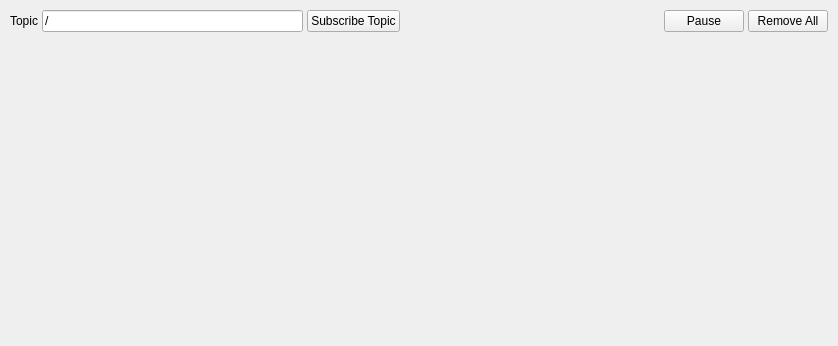
<?xml version="1.0" encoding="UTF-8"?>
<ui version="4.0">
 <class>DataPlotWidget</class>
 <widget class="QWidget" name="DataPlotWidget">
  <property name="geometry">
   <rect>
    <x>0</x>
    <y>0</y>
    <width>838</width>
    <height>346</height>
   </rect>
  </property>
  <property name="windowTitle">
   <string>Plot</string>
  </property>
  <layout class="QVBoxLayout" name="verticalLayout">
   <property name="spacing">
    <number>4</number>
   </property>
   <property name="margin">
    <number>5</number>
   </property>
   <item>
    <layout class="QHBoxLayout" name="dataPlotControls">
     <property name="spacing">
      <number>4</number>
     </property>
     <property name="margin">
      <number>5</number>
     </property>
     <item>
      <widget class="QLabel" name="label">
       <property name="text">
        <string>Topic</string>
       </property>
      </widget>
     </item>
     <item>
      <widget class="QLineEdit" name="topic_edit">
       <property name="text">
        <string>/</string>
       </property>
      </widget>
     </item>
     <item>
      <widget class="QPushButton" name="subscribe_topic_button">
       <property name="sizePolicy">
        <sizepolicy hsizetype="Preferred" vsizetype="Preferred">
         <horstretch>0</horstretch>
         <verstretch>0</verstretch>
        </sizepolicy>
       </property>
       <property name="contextMenuPolicy">
        <enum>Qt::DefaultContextMenu</enum>
       </property>
       <property name="text">
        <string>Subscribe Topic</string>
       </property>
       <property name="checkable">
        <bool>false</bool>
       </property>
      </widget>
     </item>
     <item>
      <spacer name="spacer">
       <property name="orientation">
        <enum>Qt::Horizontal</enum>
       </property>
       <property name="sizeHint" stdset="0">
        <size>
         <width>40</width>
         <height>20</height>
        </size>
       </property>
      </spacer>
     </item>
     <item>
      <widget class="QPushButton" name="pause_button">
       <property name="sizePolicy">
        <sizepolicy hsizetype="Preferred" vsizetype="Preferred">
         <horstretch>0</horstretch>
         <verstretch>0</verstretch>
        </sizepolicy>
       </property>
       <property name="text">
        <string>Pause</string>
       </property>
       <property name="checkable">
        <bool>true</bool>
       </property>
      </widget>
     </item>
     <item>
      <widget class="QPushButton" name="clear_button">
       <property name="sizePolicy">
        <sizepolicy hsizetype="Preferred" vsizetype="Preferred">
         <horstretch>0</horstretch>
         <verstretch>0</verstretch>
        </sizepolicy>
       </property>
       <property name="text">
        <string>Remove All</string>
       </property>
      </widget>
     </item>
    </layout>
   </item>
   <item>
    <widget class="DataPlot" name="data_plot">
     <property name="sizePolicy">
      <sizepolicy hsizetype="Expanding" vsizetype="Expanding">
       <horstretch>0</horstretch>
       <verstretch>0</verstretch>
      </sizepolicy>
     </property>
     <property name="minimumSize">
      <size>
       <width>50</width>
       <height>50</height>
      </size>
     </property>
     <property name="focusPolicy">
      <enum>Qt::WheelFocus</enum>
     </property>
     <property name="acceptDrops">
      <bool>true</bool>
     </property>
     <property name="frameShape">
      <enum>QFrame::NoFrame</enum>
     </property>
     <property name="frameShadow">
      <enum>QFrame::Plain</enum>
     </property>
    </widget>
   </item>
  </layout>
 </widget>
 <customwidgets>
  <customwidget>
   <class>DataPlot</class>
   <extends>QFrame</extends>
   <header>rqt_plot/DataPlot.h</header>
   <container>1</container>
  </customwidget>
 </customwidgets>
 <resources/>
 <connections/>
</ui>
